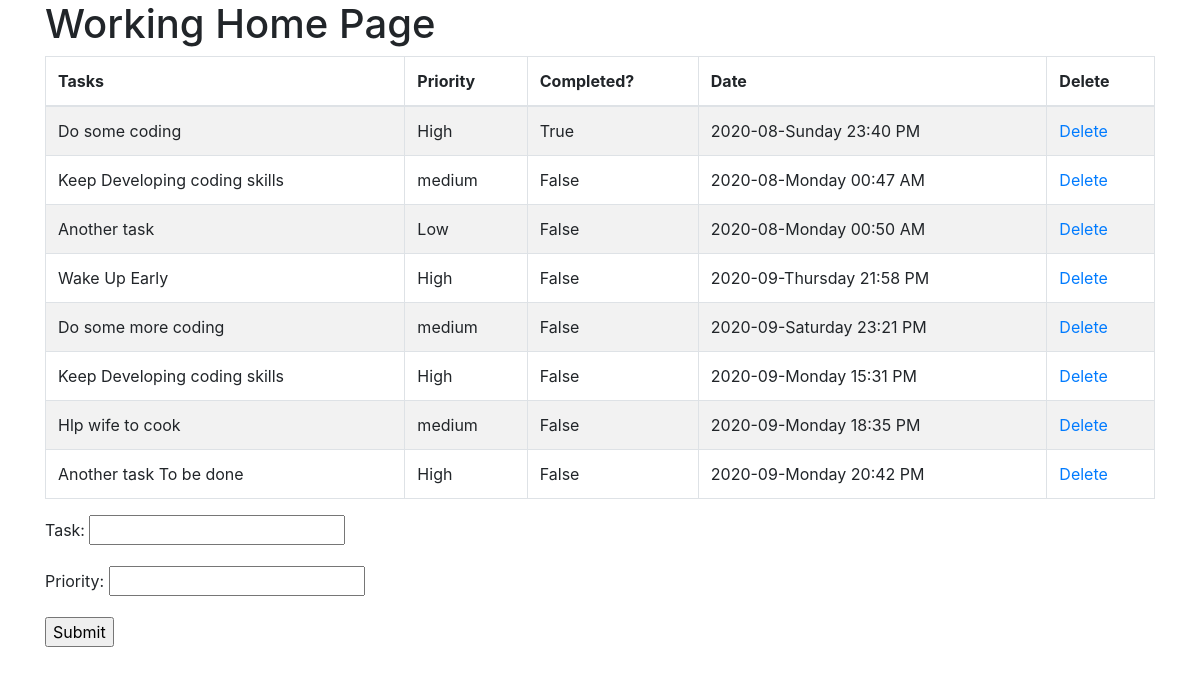
The page / on the database its author committed.
### taskManagementApp/models.py (models this page shows, shortened)
class TaskDb(models.Model):
    task = models.CharField(max_length = 30)
    priority = models.CharField(max_length = 30)
    completed = models.BooleanField(default=False)
    time_date = models.DateTimeField(default = timezone.now)

### taskManagementApp/views.py (the view)
# urls.py: path('', views.home, name ='home'),
def home(request):
    if request.method == 'POST':
        form = TaskForm(request.POST or None)
        if form.is_valid():
            form.save()
            all_tasks = TaskDb.objects.all()
            messages.success(request, ("Task Added Successfully"))
            return render(request, 'index.html', context ={'objects':all_tasks})
    else:
        all_tasks = TaskDb.objects.all()
        form = TaskForm();
        return render(request, 'index.html', context ={'objects':all_tasks, 'form':form})

### taskManagementApp/forms.py
class TaskForm(forms.ModelForm):
    class Meta:
        model = TaskDb
        fields = ['task', 'priority']

### taskManagementApp/templates/index.html (shortened to what this page needs)
<!DOCTYPE html>
{% load static %}
<html lang="en" dir="ltr">
  <head>
    <link rel="stylesheet" href="https://stackpath.bootstrapcdn.com/bootstrap/4.5.2/css/bootstrap.min.css">
  </head>
  <body>
    <div class="container">
      <h1>Working Home Page</h1>
      <table class="table table-striped table-bordered  table-hover">
        <thead class="tead-dark">
          <th>Tasks</th>
          <th>Priority</th>
          <th>Completed?</th>
          <th>Date</th>
          <th>Delete</th>
        </thead>
        <tbody>
          {% for obj in objects %}
          <tr >
            <td> {{ obj.task }}</td>
            <td> {{ obj.priority }}</td>
            <td>{{ obj.completed }}</td>
            <td> {{ obj.time_date|date:"Y-m-l H:i A" }}</td>
            <td><a href="{% url 'delete' obj.pk %}"> Delete</a></td>
          </tr>
          {% endfor %}
        </tbody>
      </table>
      <form class="" action="{% url 'home' %}" method="post">
        {% for item in form %}
          <div class="form-group">
            {{ item.label_tag }}
            {{ item }}
          </div>
        {% endfor %}
        <input type="submit" name="submit" value="Submit">

### rows shown on the page
TaskDb: task "Do some coding", priority "High", completed "True", time_date "2020-08-Sunday 23:40 PM"
TaskDb: task "Keep Developing coding skills", priority "medium", completed "False", time_date "2020-08-Monday 00:47 AM"
TaskDb: task "Another task", priority "Low", completed "False", time_date "2020-08-Monday 00:50 AM"
TaskDb: task "Wake Up Early", priority "High", completed "False", time_date "2020-09-Thursday 21:58 PM"
TaskDb: task "Do some more coding", priority "medium", completed "False", time_date "2020-09-Saturday 23:21 PM"
TaskDb: task "Keep Developing coding skills", priority "High", completed "False", time_date "2020-09-Monday 15:31 PM"
TaskDb: task "Hlp wife to cook", priority "medium", completed "False", time_date "2020-09-Monday 18:35 PM"
TaskDb: task "Another task To be done", priority "High", completed "False", time_date "2020-09-Monday 20:42 PM"

### other values the page prints
{{ item.label_tag }} "Task:" "Priority:"
